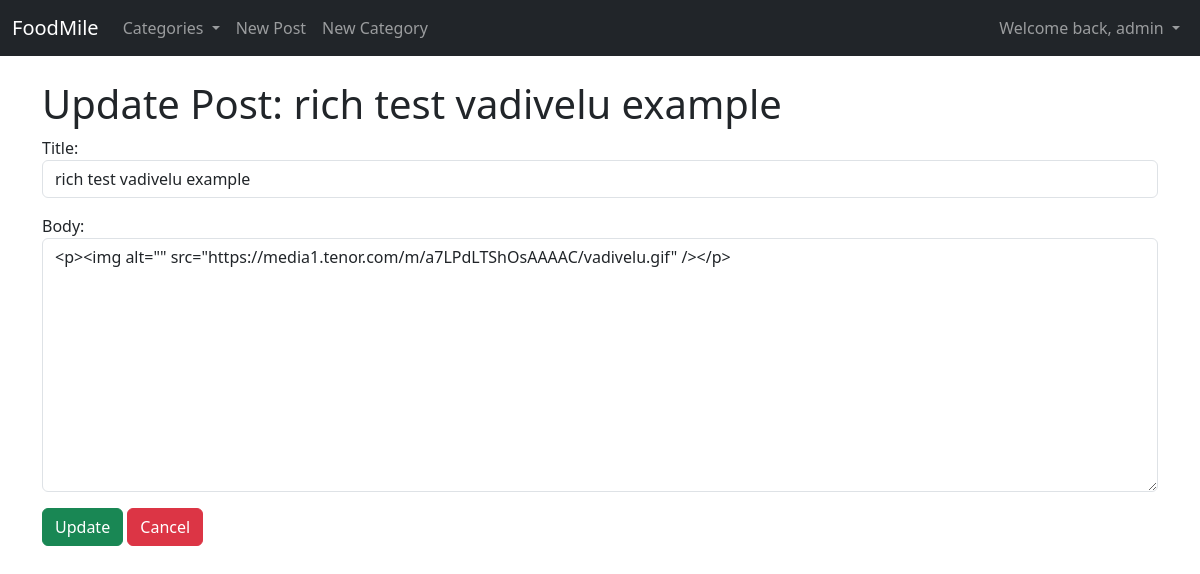
The app's page /article/update/30 (signed in) with its own data.
### foodmileblog/models.py (models this page shows, shortened)
class Post(models.Model):
    title = models.CharField(max_length=255)
    header_image = models.ImageField(null=True, blank=True, upload_to="images/")
    last_updated = models.DateTimeField(default=now, blank=True)
    last_updated_short = models.DateField(default=now, blank=True)
    author = models.ForeignKey(User, on_delete=models.CASCADE) # if user is deleted, we also "cascade" delete all posts of that user, default 1 is admin
    body = RichTextField(blank=True, null=True)
    category = models.CharField(max_length=255, default="miscellaneous")
    likes = models.ManyToManyField(User, related_name='blog_posts')
    summary = models.CharField(max_length=255, default="Summary not available.") # down the line we can use AI to summarise post content
    author_full_name = models.CharField(max_length=100)

### foodmileblog/views.py (the view)
# urls.py: path('article/update/<int:pk>', UpdatePostView.as_view(), name="update-post"),
class UpdatePostView(BaseContextMixin, UpdateView):
    model = Post
    template_name = 'update_post.html'
    form_class = UpdatePostForm
    def dispatch(self, request, *args, **kwargs):
        if self.get_object().author != request.user and request.user.id != 1:
            raise Http404("You are not allowed to edit this post.")
        return super().dispatch(request, *args, **kwargs)

### foodmileblog/forms.py
class UpdatePostForm(forms.ModelForm):
    class Meta:
        model = Post
        fields = ('title', 'body')
        widgets = {
            'title': forms.TextInput(attrs={'class': 'form-control'}), # here class form-control is a bootstarp class
            'body': forms.Textarea(attrs={'class': 'form-control'}),
        }

### foodmileblog/models.py (called while the page is built)
    def __str__(self) -> str:
        return self.name

### foodmileblog/views.py (called while the page is built)
    def get_context_data(self, *args, **kwargs) -> Dict[str, Any]:
        ctg_menu = Category.objects.all()
        context = super().get_context_data(*args, **kwargs)
        context["ctg_menu"] = ctg_menu
        return context

### foodmileblog/templates/update_post.html (shortened to what this page needs)
{% extends 'base.html' %}
{% block content %}
{% if user.is_authenticated %}
    <h1>Update Post: {{post.title}} </h1>
    <div class="form-group">
        <form method="POST">
            {{ form.as_p }}
            <button class="btn btn-success"> Update </button> <a href="{% url 'article-detail' post.pk %}" class="btn btn-danger"> Cancel </a>
        </form>
    </div>
{% else %}
    <h1>Please login to interact. Thanks </h1>
{% endif %}
{% endblock %}

### foodmileblog/templates/base.html (shortened to what this page needs)
<!doctype html>
<html lang="en">
  <head>
    <link href="https://cdn.jsdelivr.net/npm/bootstrap@5.3.3/dist/css/bootstrap.min.css" rel="stylesheet">
  </head>
  <body>
    <nav class="navbar navbar-expand-lg navbar-dark bg-dark">
      <div class="container-fluid">
        <a class="navbar-brand" href="{% url 'home' %}">FoodMile</a>
        <div class="collapse navbar-collapse" id="navbarSupportedContent">
          <ul class="navbar-nav me-auto mb-2 mb-lg-0">
                {% if ctg_menu %}
                <li class="nav-item dropdown">
                    <a class="nav-link dropdown-toggle" href="#" id="navbarDropdown" role="button" data-bs-toggle="dropdown" aria-expanded="false">
                        Categories
                    </a>
                </li>
                {% endif %}
                {% if user.is_authenticated %}
                  <li class="nav-item">
                    <a class="nav-link" href="{% url 'new-post' %}">New Post</a>
                  </li>
                  <li class="nav-item">
                    <a class="nav-link" href="{% url 'new-category' %}">New Category</a>
                  </li>
                {% endif %}
          </ul>
            <ul class="navbar-nav ms-auto mb-2 mb-lg-0">
                {% if user.is_authenticated %}
                  <li class="nav-item dropdown">
                    <a class="nav-link dropdown-toggle" href="#" id="navbarDropdown" role="button" data-bs-toggle="dropdown" aria-expanded="false">
                      Welcome back, {{ user.username }}
                    </a>
                  </li>
                {% endif %}
              </ul>
        </div>
      </div>
    </nav>
    <br/>
    <div class="container">
    {% block content %}
    {% endblock %}
    </div>
  </body>
</html>

### records on screen
Post: title "rich test vadivelu example", body "<p><img alt=\"\" src=\"https://media1.tenor.com/m/a7LPdLTShOsAAAAC/vadivelu.gif\" /></p>"

### other values on screen
{{ user.username }} "admin"
